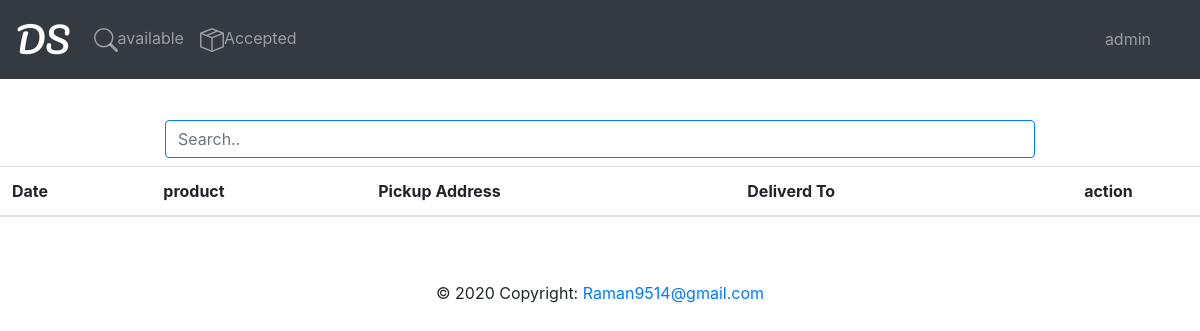
/staff/index (signed in), run on an earlier commit of the app's database.
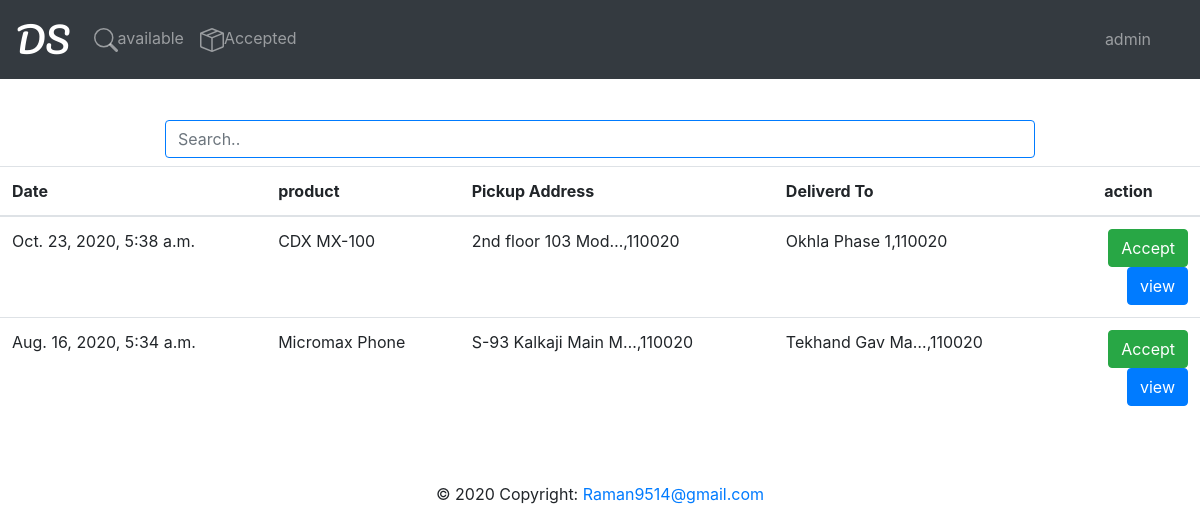
And on a later commit of the database.
### order/models.py (models this page shows)
class Order(models.Model):
    user_id= models.ForeignKey(User,on_delete=models.CASCADE)
    u_name = models.CharField(max_length=50)
    u_phone_no = models.CharField(max_length=10)
    u_delivery_address = models.CharField(max_length=350)
    u_pincode=models.CharField(max_length=6)
    u_delivery_note = models.CharField(max_length=300 , blank=True)
    product_list = models.CharField(max_length=350)
    shop_address = models.CharField(max_length=350 )
    shop_pincode = models.CharField(max_length=6)
    order_date = models.DateTimeField(auto_now_add=True )
    order_pending = models.BooleanField(default=True)
    order_picked = models.BooleanField(default=False)
    order_delivered = models.BooleanField(default=False)
    order_cancelled = models.BooleanField(default=False)
    delivery_staff = models.CharField(max_length=20 , default="null" )

### delivery_staff/views.py (the view)
# urls.py: path('index',views.deliverystaff,name='deliverystaff_index'),
def deliverystaff(request):
    if request.user.is_authenticated and request.user.is_staff==True:
        obj = Order.objects.filter(order_pending = True).order_by('order_date').reverse()
        return render(request,'deliverystaff_index.html',{'obj':obj})
    else:
        return redirect('index')

### templates/deliverystaff_index.html (shortened to what this page needs)
{% extends "staff_base.html" %}
{% block content %}
<div class="mt-5">
  <div class="container w-75 mb-2 "><input class="form-control border border-primary " id="myInput" type="text" placeholder="Search.."></div>
  <table class="table table-hover">
   <thead>    <tr>
       <th>Date</th>
       <th>product</th>
       <th>Pickup Address</th>
       <th>Deliverd To</th>
       <th class="text-center">action</th>
        </tr>
   </thead>
   <tbody id="myTable">
    {% for order in obj %}
    <tr>
       <td> {{order.order_date}}</td>
       <td> {{order.product_list|truncatechars:15}}</td>
       <td> {{order.shop_address|truncatechars:20}},{{order.shop_pincode}}</td>
       <td> {{order.u_delivery_address|truncatechars:15}},{{order.u_pincode}}</td>
       <td>
           <form action="{% url 'accept_order' order.id %}" >
            {% csrf_token %}<input type="submit" value="Accept"  class="btn btn-success float-right ml-2" >
            </form>
           <button type="button" class="btn btn-primary float-right" data-toggle="modal" data-target="#myModal{{order.id}}">
            view
          </button>
       </td>
    </tr>
    {% endfor %}
    </tbody>
</table>
</div>
  {% endblock content %}

What changed in the data, as far as the page shows it:
added Order: order_date "Oct. 23, 2020, 5:38 a.m.", product_list "CDX MX-100", shop_address "2nd floor 103 Mod…", shop_pincode "110020", u_delivery_address "Okhla Phase 1", u_pincode "110020"
added Order: order_date "Aug. 16, 2020, 5:34 a.m.", product_list "Micromax Phone", shop_address "S-93 Kalkaji Main M…", shop_pincode "110020", u_delivery_address "Tekhand Gav Ma…", u_pincode "110020"
